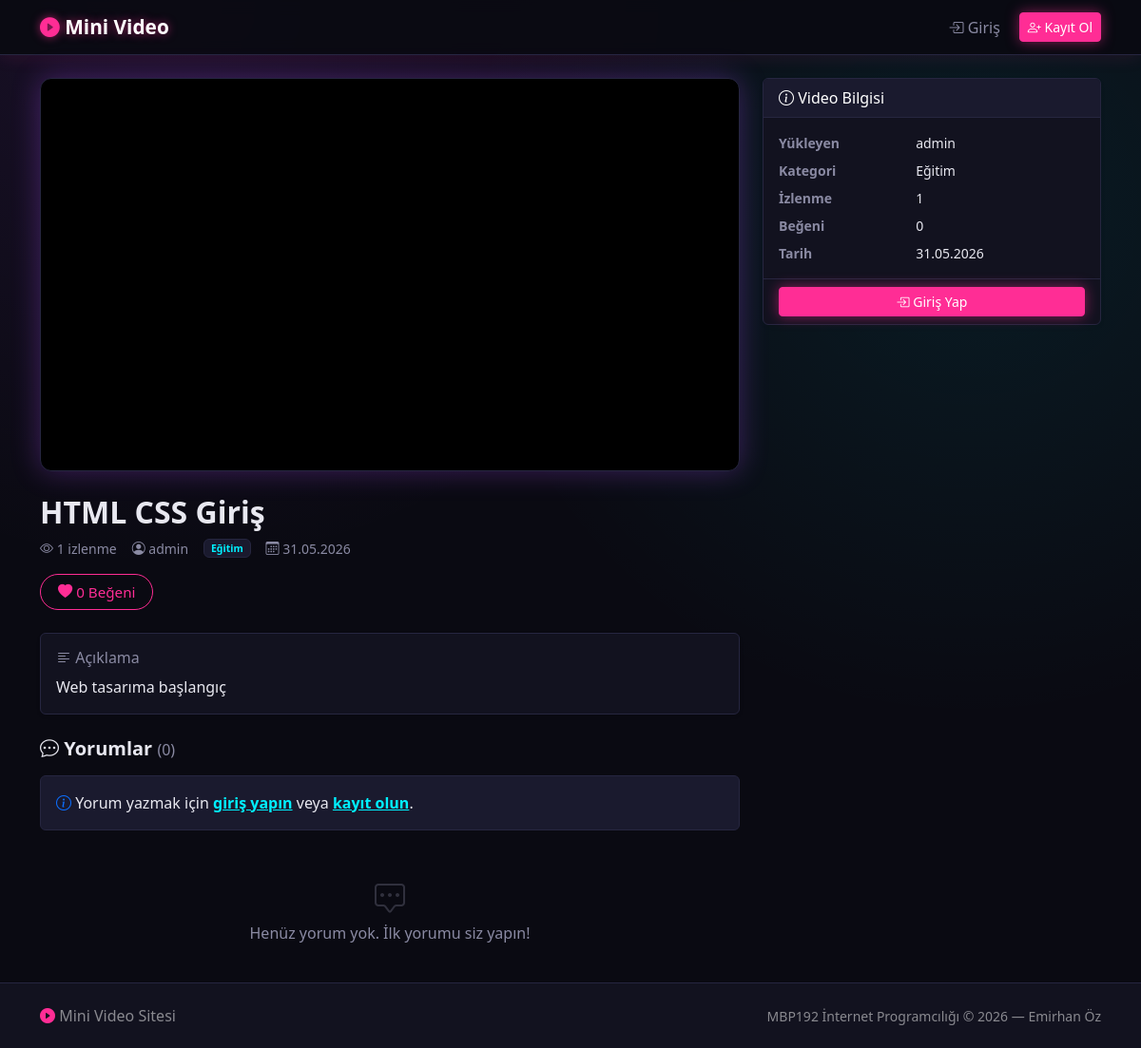
Page /video_detail.php?id=2 on the committed database.
### tables this page shows
CREATE TABLE Videos (
    VideoID      INT           AUTO_INCREMENT PRIMARY KEY,
    Title        VARCHAR(200)  NOT NULL,
    Description  TEXT          NULL,
    VideoURL     VARCHAR(500)  NOT NULL,
    ThumbnailURL VARCHAR(500)  NULL,
    CategoryID   INT           NULL,
    UploaderID   INT           NOT NULL,
    ViewCount    INT           NOT NULL DEFAULT 0,
    CreatedAt    DATETIME      NOT NULL DEFAULT CURRENT_TIMESTAMP,
    FOREIGN KEY (CategoryID)  REFERENCES Categories(CategoryID) ON DELETE SET NULL,
    FOREIGN KEY (UploaderID)  REFERENCES Users(UserID) ON DELETE CASCADE
);

CREATE TABLE Users (
    UserID    INT           AUTO_INCREMENT PRIMARY KEY,
    Username  VARCHAR(50)   NOT NULL UNIQUE,
    Email     VARCHAR(100)  NOT NULL UNIQUE,
    Password  VARCHAR(255)  NOT NULL,
    Role      VARCHAR(20)   NOT NULL DEFAULT 'user',
    CreatedAt DATETIME      NOT NULL DEFAULT CURRENT_TIMESTAMP,
    CHECK (Role IN ('admin', 'user'))
);

CREATE TABLE Categories (
    CategoryID   INT         AUTO_INCREMENT PRIMARY KEY,
    CategoryName VARCHAR(50) NOT NULL UNIQUE
);

### video_detail.php (the view, shortened to what this page needs)
<?php
require_once __DIR__ . '/db.php';
$id = (int)($_GET['id'] ?? 0);
$stmt = $conn->prepare("
    SELECT v.*, c.CategoryName, u.Username AS UploaderName
    FROM Videos v
    LEFT JOIN Categories c ON v.CategoryID = c.CategoryID
    JOIN Users u ON v.UploaderID = u.UserID
    WHERE v.VideoID = ?
");
$stmt->bind_param('i', $id);
$stmt->execute();
$video = $stmt->get_result()->fetch_assoc();
$conn->query("UPDATE Videos SET ViewCount = ViewCount + 1 WHERE VideoID = $id");
$video['ViewCount']++;
$commentError = '';
$cs2 = $conn->prepare("
    SELECT c.*, u.Username
    FROM Comments c
    JOIN Users u ON c.UserID = u.UserID
    WHERE c.VideoID = ?
    ORDER BY c.CreatedAt DESC
");
$cs2->bind_param('i', $id);
$cs2->execute();
$comments = $cs2->get_result()->fetch_all(MYSQLI_ASSOC);
$likeCount = (int)$conn->query("SELECT COUNT(*) FROM Likes WHERE VideoID = $id")->fetch_row()[0];
include_once __DIR__ . '/header.php';
?>
<div class="container mt-4">
    <div class="row g-4">
        <div class="col-lg-8">
            <div class="video-player-wrapper mb-4">
                <?php
                    $videoSrc = trim($video['VideoURL'] ?? '');
                    $posterSrc = trim($video['ThumbnailURL'] ?? '');
                    $isLocalVideo = preg_match('/\.(mp4|webm|ogg)(\?.*)?$/i', $videoSrc);
                    $ext = strtolower(pathinfo(parse_url($videoSrc, PHP_URL_PATH) ?? '', PATHINFO_EXTENSION));
                    $mimeMap = ['mp4' => 'video/mp4', 'webm' => 'video/webm', 'ogg' => 'video/ogg'];
                    $mime = $mimeMap[$ext] ?? '';
                ?>
                <?php if ($isLocalVideo): ?>
                    <video controls preload="metadata"
                           <?= $posterSrc !== '' ? 'poster="' . htmlspecialchars($posterSrc, ENT_QUOTES, 'UTF-8') . '"' : '' ?>>
                        <source src="<?= htmlspecialchars($videoSrc, ENT_QUOTES, 'UTF-8') ?>" <?= $mime ? 'type="' . $mime . '"' : '' ?>>
                        Tarayıcınız video oynatmayı desteklemiyor.
                    </video>
                <?php else: ?>
                    <iframe
                        src="<?= htmlspecialchars($videoSrc, ENT_QUOTES, 'UTF-8') ?>"
                        title="<?= htmlspecialchars($video['Title'], ENT_QUOTES, 'UTF-8') ?>"
                        allowfullscreen
                        allow="accelerometer; autoplay; clipboard-write; encrypted-media; gyroscope; picture-in-picture">
                    </iframe>
                <?php endif; ?>
            </div>
            <h2 class="fw-bold mb-2">
                <?= htmlspecialchars($video['Title'], ENT_QUOTES, 'UTF-8') ?>
            </h2>
            <div class="d-flex flex-wrap gap-3 mb-3 text-muted small align-items-center">
                <span><i class="bi bi-eye"></i> <?= number_format($video['ViewCount']) ?> izlenme</span>
                <span><i class="bi bi-person-circle"></i> <?= htmlspecialchars($video['UploaderName'], ENT_QUOTES, 'UTF-8') ?></span>
                <?php if (!empty($video['CategoryName'])): ?>
                    <span class="badge bg-secondary">
                        <?= htmlspecialchars($video['CategoryName'], ENT_QUOTES, 'UTF-8') ?>
                    </span>
                <?php endif; ?>
                <span><i class="bi bi-calendar3"></i> <?= date('d.m.Y', strtotime($video['CreatedAt'])) ?></span>
            </div>
            <div class="d-flex gap-2 mb-4 flex-wrap align-items-center">
                <button id="like-btn"
                        class="btn btn-outline-danger"
                        data-video-id="<?= $video['VideoID'] ?>">
                    <i class="bi bi-heart-fill"></i>
                    <span id="like-count"><?= $likeCount ?></span> Beğeni
                </button>
            </div>
            <?php if (!empty($video['Description'])): ?>
                <div class="card mb-4 border-0 bg-white shadow-sm">
                    <div class="card-body">
                        <h6 class="text-muted mb-2"><i class="bi bi-text-left"></i> Açıklama</h6>
                        <p class="mb-0"><?= nl2br(htmlspecialchars($video['Description'], ENT_QUOTES, 'UTF-8')) ?></p>
                    </div>
                </div>
            <?php endif; ?>
            <div id="comments">
                <h5 class="fw-bold mb-3">
                    <i class="bi bi-chat-dots"></i> Yorumlar
                    <span class="text-muted fw-normal fs-6">(<?= count($comments) ?>)</span>
                </h5>
                <?php if (isset($_SESSION['user_id'])): ?>
                    <form method="POST" class="mb-4">
                        <input type="hidden" name="action" value="comment">
                        <?php if ($commentError): ?>
                            <div class="alert alert-danger py-2 small"><?= htmlspecialchars($commentError, ENT_QUOTES, 'UTF-8') ?></div>
                        <?php endif; ?>
                        <div class="d-flex gap-2">
                            <i class="bi bi-person-circle fs-4 text-muted mt-1"></i>
                            <div class="flex-grow-1">
                                <textarea name="content" class="form-control mb-2" rows="2"
                                          placeholder="Yorumunuzu yazın..." required></textarea>
                                <button type="submit" class="btn btn-primary btn-sm">
                                    <i class="bi bi-send"></i> Gönder
                                </button>
                            </div>
                        </div>
                    </form>
                <?php else: ?>
                    <div class="alert alert-light border mb-4">
                        <i class="bi bi-info-circle text-primary"></i>
                        Yorum yazmak için
                        <a href="login.php" class="fw-semibold">giriş yapın</a>
                        veya
                        <a href="register.php" class="fw-semibold">kayıt olun</a>.
                    </div>
                <?php endif; ?>
                <?php if (empty($comments)): ?>
                    <p class="text-muted text-center py-4">
                        <i class="bi bi-chat-square-dots" style="font-size:2rem; opacity:.3;"></i><br>
                        Henüz yorum yok. İlk yorumu siz yapın!
                    </p>
                <?php endif; ?>
            </div>
        </div>
        <div class="col-lg-4">
            <div class="card border-0 shadow-sm sticky-top" style="top:20px;">
                <div class="card-header bg-dark text-white">
                    <i class="bi bi-info-circle"></i> Video Bilgisi
                </div>
                <div class="card-body">
                    <dl class="row mb-0 small">
                        <dt class="col-5 text-muted">Yükleyen</dt>
                        <dd class="col-7"><?= htmlspecialchars($video['UploaderName'], ENT_QUOTES, 'UTF-8') ?></dd>
                        <?php if (!empty($video['CategoryName'])): ?>
                            <dt class="col-5 text-muted">Kategori</dt>
                            <dd class="col-7"><?= htmlspecialchars($video['CategoryName'], ENT_QUOTES, 'UTF-8') ?></dd>
                        <?php endif; ?>
                        <dt class="col-5 text-muted">İzlenme</dt>
                        <dd class="col-7"><?= number_format($video['ViewCount']) ?></dd>
                        <dt class="col-5 text-muted">Beğeni</dt>
                        <dd class="col-7"><?= $likeCount ?></dd>
                        <dt class="col-5 text-muted">Tarih</dt>
                        <dd class="col-7 mb-0"><?= date('d.m.Y', strtotime($video['CreatedAt'])) ?></dd>
                    </dl>
                </div>
                <?php if (!isset($_SESSION['user_id'])): ?>
                    <div class="card-footer bg-transparent">
                        <a href="login.php" class="btn btn-danger btn-sm w-100">
                            <i class="bi bi-box-arrow-in-right"></i> Giriş Yap
                        </a>
                    </div>
                <?php endif; ?>
            </div>
        </div>
    </div>
</div>
<?php include_once __DIR__ . '/footer.php'; ?>

### style.css (style rules this page uses)
:root { --bg: #0a0a12; --surface: #12121f; --surface-2: #1a1a2e; --border: #262640; --text: #e8e8f0; --text-muted: #8a8aa3; --neon-pink: #ff2d95; --neon-cyan: #00f0ff; --neon-purple: #b14dff; --neon-green: #39ff88; --neon-yellow: #ffd23f; }
body { background-color: var(--bg); background-image: radial-gradient(circle at 15% 0%, rgba(177,77,255,0.10), transparent 40%), radial-gradient(circle at 85% 20%, rgba(0,240,255,0.08), transparent 40%); background-attachment: fixed; color: var(--text); font-family: 'Segoe UI', Tahoma, Geneva, Verdana, sans-serif; }
.bg-white { background-color: var(--surface) !important; }
.text-muted { color: var(--text-muted) !important; }
.bg-light, .alert-light { background-color: var(--surface-2) !important; color: var(--text) !important; border-color: var(--border) !important; }
a { color: var(--neon-cyan); }
.card { background-color: var(--surface); border: 1px solid var(--border) !important; color: var(--text); }
.card-header.bg-dark { background-color: var(--surface-2) !important; border-bottom: 1px solid var(--border); }
.card-footer { border-top: 1px solid var(--border); }
.form-label, dt, dd, .card-body, p, h1,h2,h3,h4,h5,h6 { color: var(--text); }
.btn-danger { background: var(--neon-pink); border-color: var(--neon-pink); box-shadow: 0 0 14px rgba(255,45,149,0.5); }
.btn-outline-danger { color: var(--neon-pink); border-color: var(--neon-pink); }
.badge.bg-secondary { background: var(--surface-2) !important; color: var(--neon-cyan); border: 1px solid var(--border); }
.video-player-wrapper { position: relative; width: 100%; aspect-ratio: 16 / 9; min-height: 360px; border-radius: 12px; overflow: hidden; background: #000; border: 1px solid var(--border); box-shadow: 0 0 30px rgba(177,77,255,0.30); }
.video-player-wrapper iframe, .video-player-wrapper video { position: absolute; inset: 0; width: 100%; height: 100%; border: none; display: block; }
iframe, video, embed, object { max-width: 100%; }
#like-btn { font-size: 0.95rem; padding: 7px 18px; border-radius: 20px; transition: all 0.2s ease; }
html, body { min-height: 100%; }
body { min-height: 100vh; display: flex; flex-direction: column; }
body > .container, body > .container-fluid { flex: 1 0 auto; }

### rows in the picture
videos: Title "HTML CSS Giriş", UploaderID.Username "admin", CategoryID.CategoryName "Eğitim", CreatedAt "31.05.2026", Description "Web tasarıma başlangıç"

### other values in the picture
$video['ViewCount'] "1"
$likeCount "0"
count($comments) "0"
